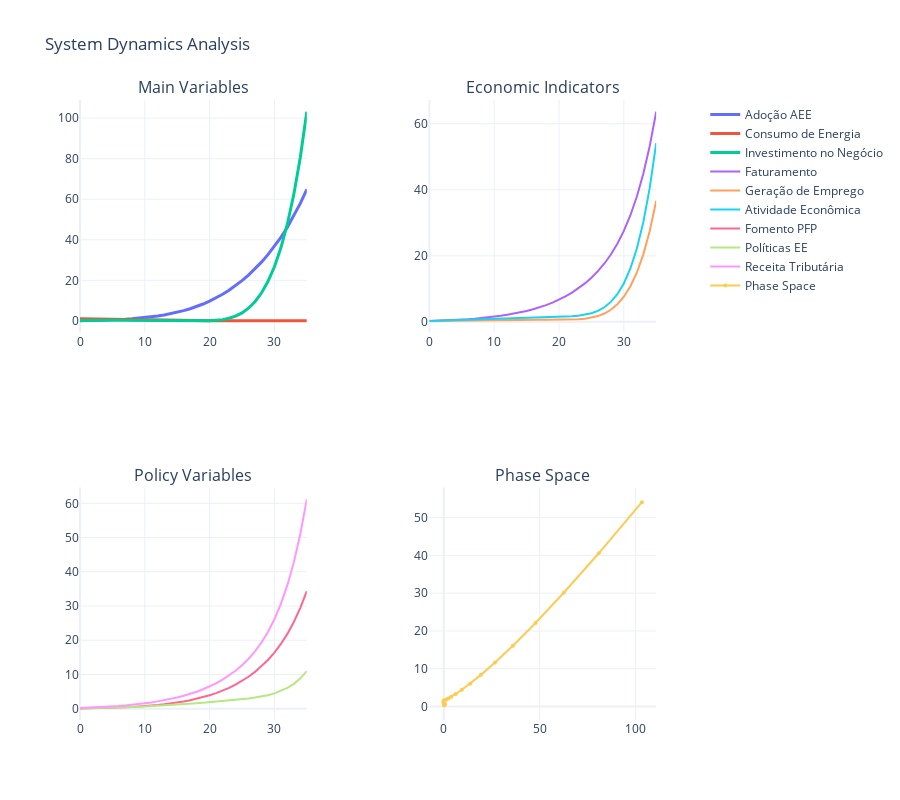

The notebook cell saved with this chart:
### Markdown cell above
# Running

### Code cell
TIME_STEPS = 36
DT = 1

# Create and run simulation
variables = create_model()
sim = Simulation(variables, time_steps=TIME_STEPS, dt=DT, integration_method="rk4")

print("Running system dynamics simulation...")
sim.run()

# Get results and create plots
results = sim.get_results()
time_series = sim.get_time_series()

fig = create_plots(results, time_series, sim)
fig.show()

# Print system analysis
print("\n=== System Analysis ===")
print(f"Simulation completed in {sim.current_step + 1} steps")

print("\nFinal Values:")
for name, var in variables.items():
    if var.var_type != VariableType.CONSTANT:
        rate = var.get_rate_of_change()
        print(f"{name}: {var.value:.3f} (rate: {rate:.4f})")

### Figure 1 — Plotly figure (JSON) as saved in the notebook; plotly's stock layout.template omitted (floating-point values rounded to 4 significant figures)
{"data": [{"line": {"width": 3}, "name": "Adoção AEE", "type": "scatter", "x": [0, 1, 2, 3, 4, 5, 6, 7, 8, 9, 10, 11, 12, 13, 14, 15, 16, 17, 18, 19, 20, 21, 22, 23, 24, 25, 26, 27, 28, 29, 30, 31, 32, 33, 34, 35], "xaxis": "x", "y": [0.1, 0.155, 0.2212, 0.3014, 0.3988, 0.5172, 0.6611, 0.8357, 1.047, 1.302, 1.609, 1.975, 2.41, 2.924, 3.529, 4.234, 5.054, 5.999, 7.084, 8.323, 9.73, 11.32, 13.11, 15.11, 17.34, 19.83, 22.58, 25.62, 28.97, 32.66, 36.73, 41.21, 46.18, 51.71, 57.91, 64.91], "yaxis": "y"}, {"line": {"width": 3}, "name": "Consumo de Energia", "type": "scatter", "x": [0, 1, 2, 3, 4, 5, 6, 7, 8, 9, 10, 11, 12, 13, 14, 15, 16, 17, 18, 19, 20, 21, 22, 23, 24, 25, 26, 27, 28, 29, 30, 31, 32, 33, 34, 35], "xaxis": "x", "y": [1, 0.9881, 0.9711, 0.9482, 0.9188, 0.8822, 0.8379, 0.7854, 0.7246, 0.6557, 0.5792, 0.4961, 0.4074, 0.3145, 0.2185, 0.1206, 0.02164, 0, 0, 0, 0, 0, 0, 0, 0, 0, 0, 0, 0, 0, 0, 0, 0, 0, 0, 0], "yaxis": "y"}, {"line": {"width": 3}, "name": "Investimento no Negócio", "type": "scatter", "x": [0, 1, 2, 3, 4, 5, 6, 7, 8, 9, 10, 11, 12, 13, 14, 15, 16, 17, 18, 19, 20, 21, 22, 23, 24, 25, 26, 27, 28, 29, 30, 31, 32, 33, 34, 35], "xaxis": "x", "y": [0.2, 0.2932, 0.365, 0.4033, 0.3952, 0.3633, 0.3247, 0.2798, 0.2291, 0.1732, 0.1131, 0.05007, 0, 0, 0, 0, 0, 0, 0, 0.007496, 0.06685, 0.2429, 0.6147, 1.277, 2.344, 3.949, 6.252, 9.439, 13.73, 19.38, 26.69, 36.02, 47.79, 62.49, 80.72, 103.2], "yaxis": "y"}, {"line": {"width": 2}, "name": "Faturamento", "type": "scatter", "x": [0, 1, 2, 3, 4, 5, 6, 7, 8, 9, 10, 11, 12, 13, 14, 15, 16, 17, 18, 19, 20, 21, 22, 23, 24, 25, 26, 27, 28, 29, 30, 31, 32, 33, 34, 35], "xaxis": "x2", "y": [0.3, 0.3482, 0.4083, 0.4826, 0.5733, 0.682, 0.8105, 0.9608, 1.135, 1.336, 1.566, 1.83, 2.131, 2.475, 2.866, 3.314, 3.826, 4.411, 5.081, 5.846, 6.719, 7.716, 8.853, 10.15, 11.64, 13.36, 15.35, 17.68, 20.42, 23.66, 27.54, 32.22, 37.89, 44.8, 53.27, 63.68], "yaxis": "y3"}, {"line": {"width": 2}, "name": "Geração de Emprego", "type": "scatter", "x": [0, 1, 2, 3, 4, 5, 6, 7, 8, 9, 10, 11, 12, 13, 14, 15, 16, 17, 18, 19, 20, 21, 22, 23, 24, 25, 26, 27, 28, 29, 30, 31, 32, 33, 34, 35], "xaxis": "x2", "y": [0.3, 0.3248, 0.3579, 0.3967, 0.437, 0.4755, 0.5106, 0.5416, 0.5679, 0.5889, 0.6042, 0.6099, 0.6099, 0.6099, 0.6099, 0.6099, 0.6099, 0.6099, 0.6099, 0.6099, 0.6099, 0.623, 0.6638, 0.7556, 0.9327, 1.242, 1.746, 2.522, 3.67, 5.313, 7.601, 10.72, 14.89, 20.37, 27.5, 36.66], "yaxis": "y3"}, {"line": {"width": 2}, "name": "Atividade Econômica", "type": "scatter", "x": [0, 1, 2, 3, 4, 5, 6, 7, 8, 9, 10, 11, 12, 13, 14, 15, 16, 17, 18, 19, 20, 21, 22, 23, 24, 25, 26, 27, 28, 29, 30, 31, 32, 33, 34, 35], "xaxis": "x2", "y": [0.3, 0.3547, 0.4217, 0.4984, 0.5801, 0.6628, 0.7444, 0.8237, 0.8997, 0.9712, 1.037, 1.097, 1.149, 1.196, 1.242, 1.288, 1.335, 1.383, 1.431, 1.48, 1.532, 1.599, 1.699, 1.865, 2.145, 2.602, 3.324, 4.424, 6.047, 8.374, 11.63, 16.1, 22.12, 30.1, 40.56, 54.1], "yaxis": "y3"}, {"line": {"width": 2}, "name": "Fomento PFP", "type": "scatter", "x": [0, 1, 2, 3, 4, 5, 6, 7, 8, 9, 10, 11, 12, 13, 14, 15, 16, 17, 18, 19, 20, 21, 22, 23, 24, 25, 26, 27, 28, 29, 30, 31, 32, 33, 34, 35], "xaxis": "x3", "y": [0.1, 0.12, 0.1452, 0.1781, 0.2198, 0.2717, 0.3352, 0.4121, 0.5044, 0.6142, 0.744, 0.8965, 1.075, 1.282, 1.521, 1.798, 2.117, 2.483, 2.903, 3.384, 3.934, 4.563, 5.282, 6.104, 7.042, 8.115, 9.343, 10.75, 12.37, 14.24, 16.4, 18.92, 21.86, 25.33, 29.43, 34.32], "yaxis": "y5"}, {"line": {"width": 2}, "name": "Políticas EE", "type": "scatter", "x": [0, 1, 2, 3, 4, 5, 6, 7, 8, 9, 10, 11, 12, 13, 14, 15, 16, 17, 18, 19, 20, 21, 22, 23, 24, 25, 26, 27, 28, 29, 30, 31, 32, 33, 34, 35], "xaxis": "x3", "y": [0.1, 0.1251, 0.1545, 0.1895, 0.231, 0.2797, 0.3361, 0.4004, 0.473, 0.5537, 0.6427, 0.7395, 0.8439, 0.9554, 1.073, 1.198, 1.328, 1.465, 1.607, 1.754, 1.907, 2.064, 2.227, 2.397, 2.578, 2.774, 2.994, 3.252, 3.566, 3.963, 4.477, 5.156, 6.059, 7.265, 8.871, 11.0], "yaxis": "y5"}, {"line": {"width": 2}, "name": "Receita Tributária", "type": "scatter", "x": [0, 1, 2, 3, 4, 5, 6, 7, 8, 9, 10, 11, 12, 13, 14, 15, 16, 17, 18, 19, 20, 21, 22, 23, 24, 25, 26, 27, 28, 29, 30, 31, 32, 33, 34, 35], "xaxis": "x3", "y": [0.2, 0.27, 0.3493, 0.4404, 0.5453, 0.6661, 0.8048, 0.9636, 1.145, 1.351, 1.584, 1.849, 2.147, 2.484, 2.865, 3.297, 3.786, 4.34, 4.97, 5.687, 6.501, 7.428, 8.485, 9.695, 11.08, 12.69, 14.56, 16.75, 19.34, 22.42, 26.13, 30.62, 36.08, 42.78, 51.03, 61.22], "yaxis": "y5"}, {"line": {"width": 2}, "marker": {"size": 4}, "mode": "lines+markers", "name": "Phase Space", "type": "scatter", "x": [0.2, 0.2932, 0.365, 0.4033, 0.3952, 0.3633, 0.3247, 0.2798, 0.2291, 0.1732, 0.1131, 0.05007, 0, 0, 0, 0, 0, 0, 0, 0.007496, 0.06685, 0.2429, 0.6147, 1.277, 2.344, 3.949, 6.252, 9.439, 13.73, 19.38, 26.69, 36.02, 47.79, 62.49, 80.72, 103.2], "xaxis": "x4", "y": [0.3, 0.3547, 0.4217, 0.4984, 0.5801, 0.6628, 0.7444, 0.8237, 0.8997, 0.9712, 1.037, 1.097, 1.149, 1.196, 1.242, 1.288, 1.335, 1.383, 1.431, 1.48, 1.532, 1.599, 1.699, 1.865, 2.145, 2.602, 3.324, 4.424, 6.047, 8.374, 11.63, 16.1, 22.12, 30.1, 40.56, 54.1], "yaxis": "y6"}], "layout": {"annotations": [{"font": {"size": 16}, "showarrow": false, "text": "Main Variables", "x": 0.185, "xanchor": "center", "xref": "paper", "y": 1, "yanchor": "bottom", "yref": "paper"}, {"font": {"size": 16}, "showarrow": false, "text": "Economic Indicators", "x": 0.755, "xanchor": "center", "xref": "paper", "y": 1, "yanchor": "bottom", "yref": "paper"}, {"font": {"size": 16}, "showarrow": false, "text": "Policy Variables", "x": 0.185, "xanchor": "center", "xref": "paper", "y": 0.375, "yanchor": "bottom", "yref": "paper"}, {"font": {"size": 16}, "showarrow": false, "text": "Phase Space", "x": 0.755, "xanchor": "center", "xref": "paper", "y": 0.375, "yanchor": "bottom", "yref": "paper"}], "height": 800, "showlegend": true, "title": {"text": "System Dynamics Analysis"}, "xaxis": {"anchor": "y", "domain": [0, 0.37]}, "xaxis2": {"anchor": "y3", "domain": [0.57, 0.94]}, "xaxis3": {"anchor": "y5", "domain": [0, 0.37]}, "xaxis4": {"anchor": "y6", "domain": [0.57, 0.94]}, "yaxis": {"anchor": "x", "domain": [0.625, 1]}, "yaxis2": {"anchor": "x", "overlaying": "y", "side": "right"}, "yaxis3": {"anchor": "x2", "domain": [0.625, 1]}, "yaxis4": {"anchor": "x2", "overlaying": "y3", "side": "right"}, "yaxis5": {"anchor": "x3", "domain": [0, 0.375]}, "yaxis6": {"anchor": "x4", "domain": [0, 0.375]}}}
